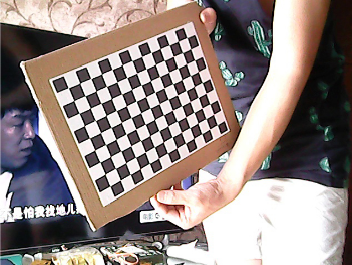
#> input picture data/ll.png, 352 x 265 px, found by its file name
$ python '深度地图.py'
#> lines starting #> are read from the running program, lines starting #| are printed output that depends on the picture
# -*- coding: utf-8 -*-
'''
======================Welcome to Python====================
/-********Have a good time.********-/

* Copyright (c) 2019,************
* All rights reserved.
FILE NAME:
AUTHOR: Eden·Gabriel
DATE: Mar-11-Mon/2019  09:23:27
VERSION: V-1.0
Function List: // 主要函数列表，每条记录应包括函数名及功能简要说明
DESCRIPTION:
当前程序运行出来的结果有很大噪音的问题，首先是两幅图片的选择
应该是由双目摄像头中的一个左摄像头一个摄像头拍摄得来的
其次就是numDisparities、blockSize的值的调整

History: // 历史修改记录
<author>    <time>    <version >    <desc>
                                    build this moudle

'''

import numpy as np
import cv2
from matplotlib import pyplot as plt

filenamel = 'E:\\A_BOOM_LEARNING_EDEN_GABRIEL\\2018.12.19start_opencv+python\\data\\ll.png'
filenamer = 'E:\\A_BOOM_LEARNING_EDEN_GABRIEL\\2018.12.19start_opencv+python\\data\\rr.png'

imgL = cv2.imread(filenamel,0)
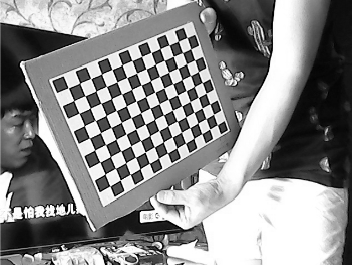
#> imgL: shape (265, 352); min 0, max 255, mean 138.6
imgR = cv2.imread(filenamer,0)
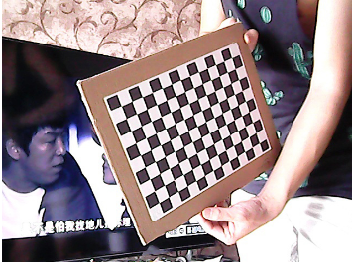
#> input picture data/rr.png, 352 x 265 px, found by its file name
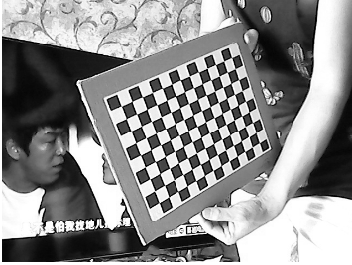
#> imgR: shape (265, 352); min 0, max 255, mean 140.8
#cv2.StereoBM
stereo = cv2.StereoBM.create(numDisparities=32, blockSize=5)
disparity = stereo.compute(imgL,imgR)
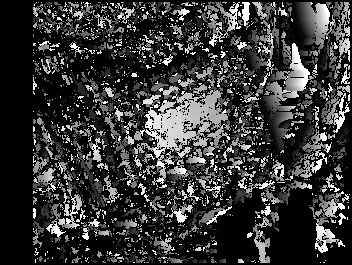
#> disparity: shape (265, 352) int16; min -16, max 496, mean 93.9; drawn with min black and max white
plt.imshow(disparity,'gray')
plt.show()
